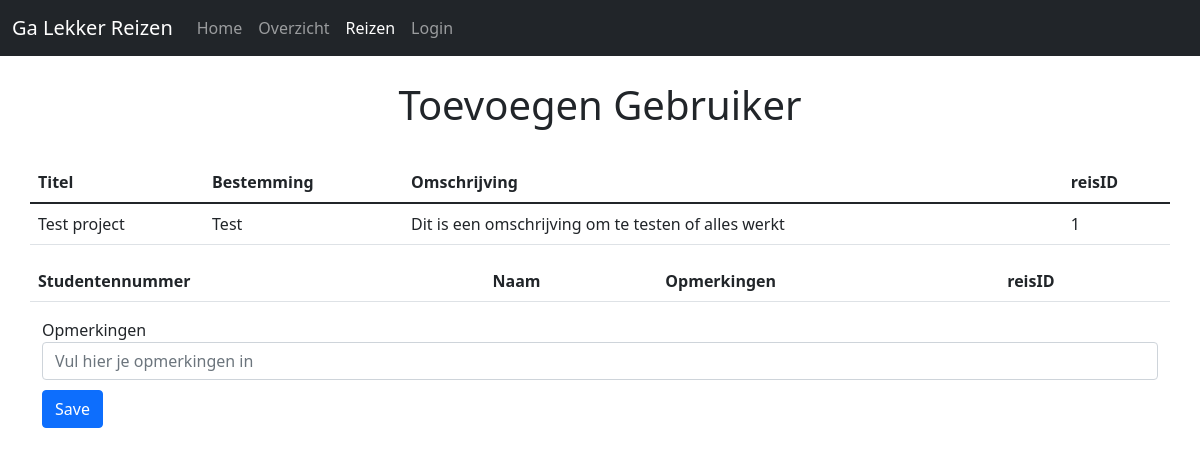
/reizen.php?count=1, run on an earlier commit of the app's database.
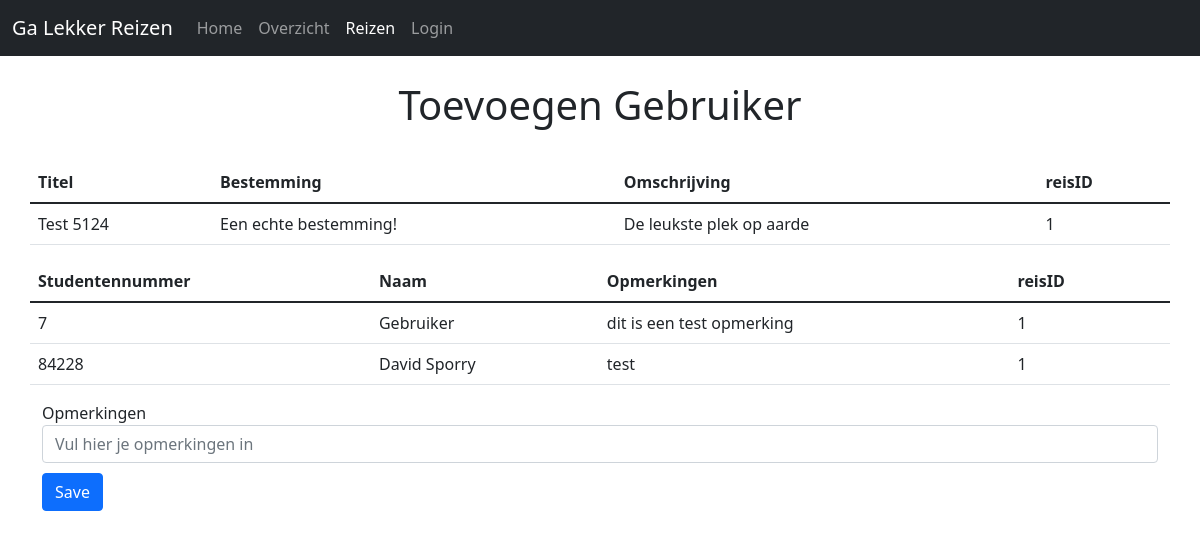
And on a later commit of the database.
### tables this page shows
CREATE TABLE `reizen` (
  `reisID` int(11) NOT NULL,
  `titel` varchar(255) NOT NULL,
  `bestemming` varchar(255) NOT NULL,
  `omschrijving` varchar(255) NOT NULL,
  `begindatum` date NOT NULL,
  `einddatum` date NOT NULL,
  `inschrijvingen` int(100) NOT NULL,
  `counter` int(100) NOT NULL
);

CREATE TABLE `Users` (
  `id` int(11) NOT NULL,
  `level` int(1) NOT NULL,
  `naam` varchar(26) NOT NULL,
  `wachtwoord` varchar(255) NOT NULL,
  `email` varchar(255) NOT NULL,
  `studentennummer` int(11) NOT NULL,
  `opmerkingen` text NOT NULL,
  `reisID` int(11) NOT NULL
);

### reizen_process.php (called while the page is built, shortened)
<?php
$opmerkingen = '';
$update = false;
?>

### reizen.php (the view, shortened to what this page needs)
<!DOCTYPE html>
<?php
    $ID = $_GET['count'];
?>
<html lang="en">
<head>
    <link href="https://cdn.jsdelivr.net/npm/bootstrap@5.1.3/dist/css/bootstrap.min.css" rel="stylesheet">
    <link rel="stylesheet" href="scss/main.css">
</head>
<body>
        <?php
            include_once "nav.php";
        ?>
    <?php require_once 'reizen_process.php'; ?>
    <h1> Toevoegen Gebruiker </h1>
        <div class="container">
        <?php
            require_once 'config.php';
            $result = $mysqli->query("SELECT * FROM reizen WHERE reisID=$ID") or die($mysqli->error());
            $result2 = $mysqli->query("SELECT * FROM Users WHERE reisID=$ID") or die($mysqli->error());
            ?>
            <div class="row justify-content-center">
                <table class="table">
                    <thead>
                        <tr>
                            <th>Titel</th>
                            <th>Bestemming</th>
                            <th>Omschrijving</th>
                            <th>reisID</th>
                        </tr>
                    </thead>
                <?php
                    while ($row = $result->fetch_assoc()): ?>
                        <tr>
                            <td><?= $row['titel']; ?></td>
                            <td><?= $row['bestemming']; ?></td>
                            <td><?= $row['omschrijving']; ?></td>
                            <td><?= $row['reisID']; ?></td>
                        </tr>
                        <?php endwhile; ?>
                </table>
                <table class="table">
                    <thead>
                        <tr>
                            <th>Studentennummer</th>
                            <th>Naam</th>
                            <th>Opmerkingen</th>
                            <th>reisID</th>
                        </tr>
                    </thead>
                <?php
                    while ($row2 = $result2->fetch_assoc()): ?>
                        <tr>
                            <td><?= $row2['studentennummer']; ?></td>
                            <td><?= $row2['naam']; ?></td>
                            <td><?= $row2['opmerkingen']; ?></td>
                            <td><?= $row2['reisID']; ?></td>
                            <td>
                            </td>
                        </tr>
                    <?php endwhile; ?>
                </table>
            </div>
        <div class="row justify-content-center">
            <form action="reizen_process.php" method="POST">
                <div class="form-group">
                    <label>Opmerkingen</label>
                    <input type="text" name="opmerkingen" class="form-control" value="<?= $opmerkingen; ?>" placeholder="Vul hier je opmerkingen in" required>
                </div>
                <div class="form-group button">
                    <?php
                        if ($update == true) {
                    ?>
                        <button type="submit" class="btn btn-info" name="update">Update</button>
                        <a href="reizen.php" class="btn btn-secondary">Back</a>
                    <?php } else { ?>
                            <button type="submit" class="btn btn-primary" name="save">Save</button>
                    <?php } ?>
                </div>
            </form>
        </div>
    </div>
</body>
</html>

### nav.php (shortened to what this page needs)
<?php
if(!isset($_SESSION['username']))
{
    $login = '<a class="nav-link" href="login.php">Login</a>';
}
$url = 'http://' . $_SERVER['SERVER_NAME'] . $_SERVER['REQUEST_URI'];
    if (strpos($url, 'index')  !== false) {
        ?>
        <nav class="navbar navbar-expand-lg navbar-dark bg-dark">
            <div class="container-fluid">
                <a class="navbar-brand" href="index.php">Ga Lekker Reizen</a>
                    <button class="navbar-toggler" type="button" data-bs-toggle="collapse" data-bs-target="#navbarNavDropdown" aria-controls="navbarNavDropdown" aria-expanded="false" aria-label="Toggle navigation">
                        <span class="navbar-toggler-icon"></span>
                    </button>
                    <div class="collapse navbar-collapse" id="navbarNavDropdown">
                    <ul class="navbar-nav">
                        <li class="nav-item">
                            <a class="nav-link active" aria-current="page" href="index.php">Home</a>
                        </li>
                        <li class="nav-item">
                            <a class="nav-link" href="overzicht.php">Overzicht</a>
                        </li>
                        <li class="nav-item">
                            <?php echo $login; ?>
                        </li>
                    </ul>
                </div>
            </div>
        </nav>
        <?php
    } if (strpos($url,'overzicht') !== false) {
        ?>
        <nav class="navbar navbar-expand-lg navbar-dark bg-dark">
            <div class="container-fluid">
                <a class="navbar-brand" href="index.php">Ga Lekker Reizen</a>
                    <button class="navbar-toggler" type="button" data-bs-toggle="collapse" data-bs-target="#navbarNavDropdown" aria-controls="navbarNavDropdown" aria-expanded="false" aria-label="Toggle navigation">
                        <span class="navbar-toggler-icon"></span>
                    </button>
                    <div class="collapse navbar-collapse" id="navbarNavDropdown">
                    <ul class="navbar-nav">
                        <li class="nav-item">
                            <a class="nav-link" aria-current="page" href="index.php">Home</a>
                        </li>
                        <li class="nav-item">
                            <a class="nav-link active" href="overzicht.php">Overzicht</a>
                        </li>
                        <li class="nav-item">
                            <?php echo $login; ?>
                        </li>
                    </ul>
                </div>
            </div>
        </nav>
    <?php
    } if (strpos($url,'reizen') !== false) {
        ?>
            <nav class="navbar navbar-expand-lg navbar-dark bg-dark">
                <div class="container-fluid">
                    <a class="navbar-brand" href="index.php">Ga Lekker Reizen</a>
                        <div class="collapse navbar-collapse" id="navbarNavDropdown">
                        <ul class="navbar-nav">
                            <li class="nav-item">
                                <a class="nav-link" aria-current="page" href="index.php">Home</a>
                            </li>
                            <li class="nav-item">
                                <a class="nav-link" href="overzicht.php">Overzicht</a>
                            </li>
                            <li class="nav-item">
                                <a class="nav-link active" href="reizen.php">Reizen</a>
                            </li>
                            <li class="nav-item">
                                <?php echo $login; ?>
                            </li>
                        </ul>
                    </div>
                </div>
            </nav>
        <?php
    } if (strpos($url,'login') !== false) {
    ?>
        <nav class="navbar navbar-expand-lg navbar-dark bg-dark">
            <div class="container-fluid">
                <a class="navbar-brand" href="index.php">Ga Lekker Reizen</a>
                    <button class="navbar-toggler" type="button" data-bs-toggle="collapse" data-bs-target="#navbarNavDropdown" aria-controls="navbarNavDropdown" aria-expanded="false" aria-label="Toggle navigation">
                        <span class="navbar-toggler-icon"></span>
                    </button>
                    <div class="collapse navbar-collapse" id="navbarNavDropdown">
                    <ul class="navbar-nav">
                        <li class="nav-item">
                            <a class="nav-link" aria-current="page" href="index.php">Home</a>
                        </li>
                        <li class="nav-item">
                            <a class="nav-link" href="overzicht.php">Overzicht</a>
                        </li>
                        <li class="nav-item active">
                            <?php echo $login; ?>
                        </li>
                    </ul>
                </div>
            </div>
        </nav>
    <?php
} ?>

### scss/main.css (style rules this page uses)
h1 { text-align: center; padding: 25px; }
.row .form-group.button { margin-top: 10px; }

What changed in the data, as far as the page shows it:
changed reizen id 1: titel "Test project" → "Test 5124"; bestemming "Test" → "Een echte bestemming!"; omschrijving "Dit is een omschrijving om te testen of alles werkt" → "De leukste plek op aarde"
now on this page (row edited): users: studentennummer "7", naam "Gebruiker", opmerkingen "dit is een test opmerking", reisID "1"
added users: studentennummer "84228", naam "David Sporry", opmerkingen "test", reisID "1"
